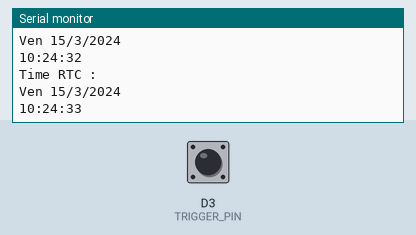
Recording of a program running on a simulated ESP8266 (NodeMCU). Shown: the last lines printed to the serial monitor. The inputs (shaded band) are chosen by the test bench; at power-on: D3 (TRIGGER_PIN) HIGH. WiFi joins after 1.5 s; servers stay silent unless stated; network time is answered at once with the bench clock; the local clock reads 2024-03-15 10:24:30 at power-on unless the program sets it.

Above: at 3.7 s.
3.8 s: D3 (TRIGGER_PIN) driven LOW
6.8 s: D3 (TRIGGER_PIN) driven HIGH
At 8.1 s:
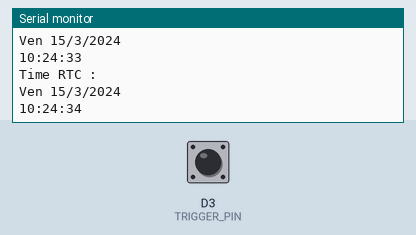
8.3 s: D3 (TRIGGER_PIN) driven LOW
At 9.1 s:
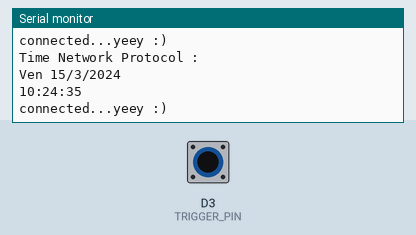
11.3 s: D3 (TRIGGER_PIN) pulsed HIGH 5 times (0.12 s each, 0.3 s apart)
Timing chart, 0 to 14.3 s (numbered marks = the images above; inputs shaded):
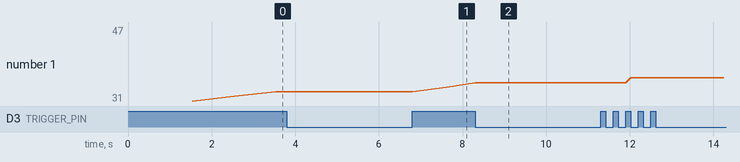

Measured:
- after the input at 6.8 s, the serial monitor: prints a new line after 0.82 s (image 1)
- plotted number 1: 33 → 34 after the input at 6.8 s, 35 → 47 after the input at 11.3 s

The program:

main.cpp
```cpp
#include <Arduino.h>
#include <WiFiManager.h>
#include <WiFiUdp.h>
#include <Wire.h>
#include <NTPClient.h>
#include <TimeLib.h>
#include <virtuabotixRTC.h>

#define TRIGGER_PIN 0

short timeout = 120;
short interval = 1000;
unsigned long prevTime = 0;

String daysOfTheWeek[7] = {"Dim", "Lun", "Mar", "Mer", "Jeu", "Ven", "Sam"};

WiFiManager wm;
WiFiUDP ntpUDP;
NTPClient timeClient(ntpUDP, "time.nist.gov", 3600);
virtuabotixRTC myRTC(D5, D2, D1); // RST = D5 / DAT = D2 / CLK = D1

#include "setRtcTime.h"
#include "AutoConnectAP.h"
#include "OnDemandAP.h"
#include "print_Data_Time.h"

void setup()
{
  Serial.begin(9600);

  WiFi.mode(WIFI_STA);

  Serial.println("\n Starting");

  pinMode(TRIGGER_PIN, INPUT_PULLUP);

  autoConnectAP();

  delay(1000);
}

void loop()
{
  if (digitalRead(TRIGGER_PIN) == LOW)
  {
    onDemandAP();
  }

  unsigned long currentTime = millis();
  if (currentTime - prevTime >= interval)
  {
    print_Data_Time();

    prevTime = currentTime;
  }
}
```

autoConnectAP.h
```cpp
#ifndef autoConnectAP_H_
#define autoConnectAP_H_

void autoConnectAP()
{
  wm.setConfigPortalTimeout(timeout);

  if (!wm.autoConnect("AutoConnectAP", "rust123456789"))
  {
    Serial.println("Failed to connect");
  }
  else
  {
    Serial.println("connected...yeey :)");

    setRtcTime();
  }
}
#endif
```

onDemandAP.h
```cpp
#ifndef onDemandAP_H_
#define onDemandAP_H_

void onDemandAP()
{
  wm.setConfigPortalTimeout(timeout);

  if (!wm.startConfigPortal("OnDemandAP"))
  {
    Serial.println("failed to connect and hit timeout");
    delay(3000);

    ESP.restart();

    delay(5000);
  }
  Serial.println("connected...yeey :)");

  setRtcTime();
}
#endif
```

print_Data_Time.h
```cpp
#ifndef print_Data_Time_H_
#define print_Data_Time_H_

void print_Data_Time()
{
  myRTC.updateTime();

    Serial.println("Time RTC :");

    Serial.println(String(daysOfTheWeek[myRTC.dayofweek - 1]) + " " + String(myRTC.dayofmonth) + "/" + String(myRTC.month) + "/" + String(myRTC.year));
    Serial.println(String(myRTC.hours) + ":" + String(myRTC.minutes) + ":" + String(myRTC.seconds));

}
#endif
```

setRtcTime.h
```cpp
#ifndef setRtcTime_H_
#define setRtcTime_H_

void setRtcTime()
{
  timeClient.begin();

    timeClient.update();

    String time_string = timeClient.getFormattedTime();
    unsigned long secs = timeClient.getEpochTime();
    setTime(secs);

    Serial.println("Time Network Protocol :");

    Serial.println(daysOfTheWeek[weekday(secs) - 1] + " " + String(day()) + "/" + String(month()) + "/" + String(year()));

    Serial.println(String(hour()) + ":" + String(minute()) + ":" + String(second()));

    myRTC.setDS1302Time(second(), minute(), hour(), weekday(secs), day(), month(), year());
}
#endif
```
